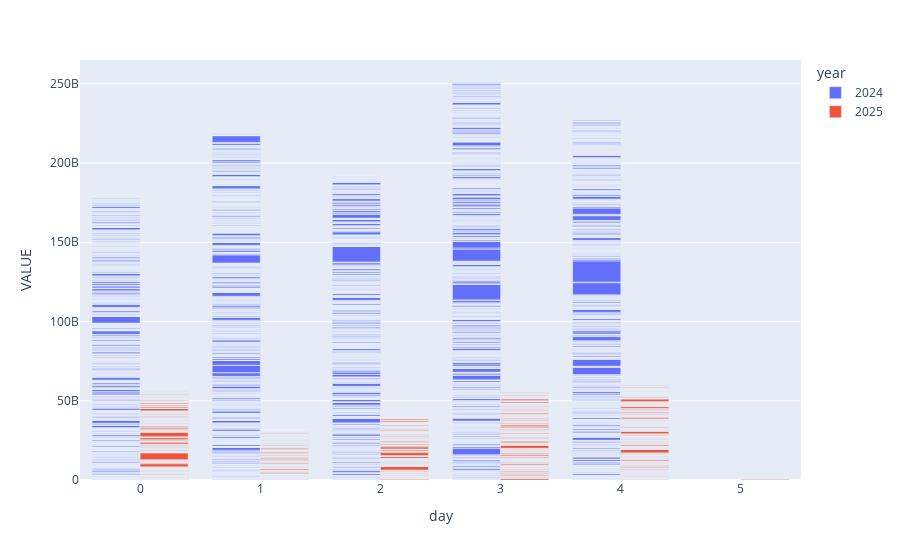

Write notebook code for a chart like this one.
### Markdown cell above
## for a single stock and single FII let's look at the sell or buy pattern over the course of the data period

### Code cell
# INE238A01034
import plotly.express as px

dat1 = dt1[
    (dt1["ISIN"] == "INE238A01034") & (dt1["TR_TYPE"] == 4)
][  # & (dt1["FII"] == "F1068419163911")][
    ["VALUE", "TR_DATE", "year"]
]
dat1["day"] = pd.to_datetime(dat1["TR_DATE"]).dt.weekday
px.bar(dat1, x="day", y="VALUE", color="year", barmode="group")

### Figure 1 — Plotly figure (JSON) as saved in the notebook; plotly's stock layout.template omitted (floating-point values rounded to 4 significant figures; data arrays with more than 128 entries replaced by an {"elided": "..."} marker saying what was removed)
{"data": [{"alignmentgroup": "True", "hovertemplate": "year=2024<br>day=%{x}<br>VALUE=%{y}<extra></extra>", "legendgroup": "2024", "marker": {"color": "#636efa", "pattern": {"shape": ""}}, "name": "2024", "offsetgroup": "2024", "orientation": "v", "showlegend": true, "textposition": "auto", "type": "bar", "x": {"elided": "13318 int values"}, "xaxis": "x", "y": {"elided": "13318 float values"}, "yaxis": "y"}, {"alignmentgroup": "True", "hovertemplate": "year=2025<br>day=%{x}<br>VALUE=%{y}<extra></extra>", "legendgroup": "2025", "marker": {"color": "#EF553B", "pattern": {"shape": ""}}, "name": "2025", "offsetgroup": "2025", "orientation": "v", "showlegend": true, "textposition": "auto", "type": "bar", "x": {"elided": "3645 int values"}, "xaxis": "x", "y": {"elided": "3645 float values"}, "yaxis": "y"}], "layout": {"barmode": "group", "legend": {"title": {"text": "year"}, "tracegroupgap": 0}, "margin": {"t": 60}, "xaxis": {"anchor": "y", "domain": [0, 1], "title": {"text": "day"}}, "yaxis": {"anchor": "x", "domain": [0, 1], "title": {"text": "VALUE"}}}}
